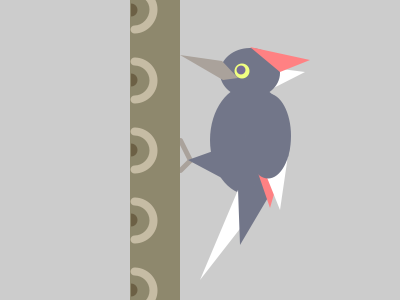
Frame 1 (no input)
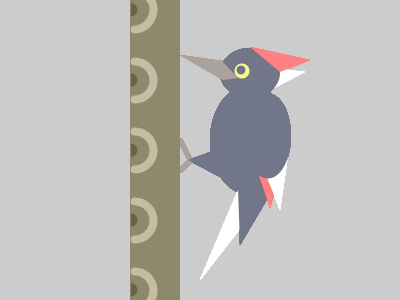
Frame 60 (the mouse pressed at the canvas centre just before this capture)
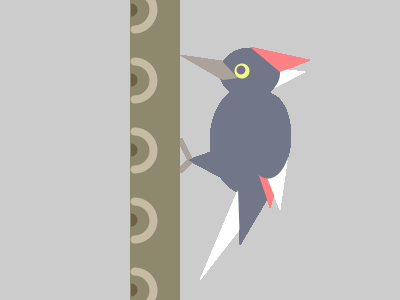
Frame 120 (the mouse held since frame 60 and released just before this capture)

The Processing sketch that drew these frames (run headless with seeded random() and noise(); from frame 60 on, the mouse is pressed at the canvas centre):

// Processing sketch: processing_132187
// ── processing_132187.pde

void setup() {
  size (400,300);
  smooth();
  
}

void draw(){
  stroke(170,162,155);
  strokeWeight(5);
  line(180,140,190,160);
  line(180,170,190,160);
  noStroke();
  fill(142,136,109);
  rect(130,0,50,300);//tree
  //treering1
  stroke(198,188,164);
  noFill();
  smooth();
  strokeWeight(8);
  for (int i = 10; i < 300; i+=70) {
    arc(134,i,38,38,PI+HALF_PI,TWO_PI+HALF_PI);
  }
  //treering1 ends here
  //treering2 
  fill(108,96,69);
  smooth();
  noStroke();
  for (int i = 10; i < 300; i+=70) {
    arc(131,i,13,13,PI+HALF_PI,TWO_PI+HALF_PI);
  }
  //treering2ends here
  noStroke();
  fill(255);
  triangle(250,65,305,72,250,100);//feather 2
  fill(114,118,137);
  ellipse(250,140,80,110);//body
  ellipse(250,73,60,50);//head
  fill(255);
  fill(170,162,155);
  quad(180,55,222,61,238,78,223,80);//beak
  fill(255);
  triangle(238,190,278,180,200,280);//tail 1
  fill(114,118,137);
  triangle(238,189,279,179,240,245);//tail 2
  triangle(188,160,230,145,235,185);//thigh
  fill(255,129,131);
  triangle(250,47,310,60,280,72);//feather
  fill(240,255,129);
  ellipse(242,71,15,15);//eyewhite
  fill(119,109,149);
  ellipse(241,70,9,9);//iris
  fill(255,129,131);
  triangle(245,135,291,135,270,208);//wing3
  fill(255);
  triangle(250,135,291,135,280,210);//wing1
  fill(114,118,137);
  ellipse(268,136,46,85);//wing2
 
  
}
